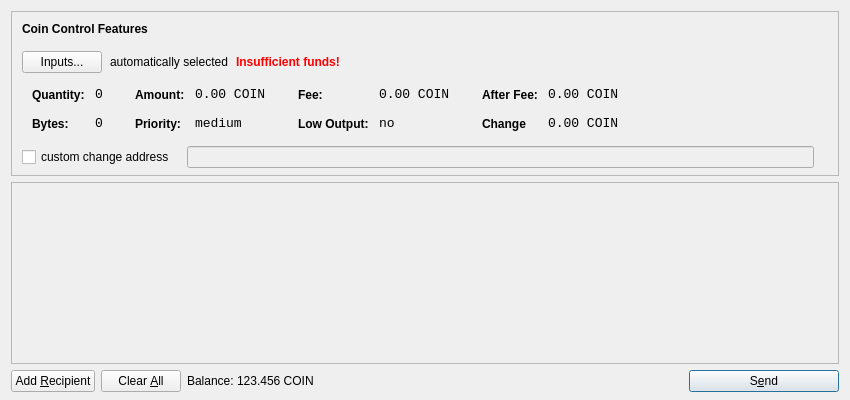
<?xml version="1.0" encoding="UTF-8"?>
<ui version="4.0">
 <class>SendCoinsDialog</class>
 <widget class="QDialog" name="SendCoinsDialog">
  <property name="geometry">
   <rect>
    <x>0</x>
    <y>0</y>
    <width>850</width>
    <height>400</height>
   </rect>
  </property>
  <property name="windowTitle">
   <string>Send Coins</string>
  </property>
  <layout class="QVBoxLayout" name="verticalLayout" stretch="0,1,0">
   <property name="bottomMargin">
    <number>8</number>
   </property>
   <item>
    <widget class="QFrame" name="frameCoinControl">
     <property name="sizePolicy">
      <sizepolicy hsizetype="Expanding" vsizetype="Expanding">
       <horstretch>0</horstretch>
       <verstretch>0</verstretch>
      </sizepolicy>
     </property>
     <property name="maximumSize">
      <size>
       <width>16777215</width>
       <height>16777215</height>
      </size>
     </property>
     <property name="frameShape">
      <enum>QFrame::StyledPanel</enum>
     </property>
     <property name="frameShadow">
      <enum>QFrame::Sunken</enum>
     </property>
     <layout class="QVBoxLayout" name="verticalLayoutCoinControl2">
      <property name="spacing">
       <number>-1</number>
      </property>
      <property name="leftMargin">
       <number>0</number>
      </property>
      <property name="topMargin">
       <number>0</number>
      </property>
      <property name="rightMargin">
       <number>0</number>
      </property>
      <property name="bottomMargin">
       <number>6</number>
      </property>
      <item>
       <layout class="QVBoxLayout" name="verticalLayoutCoinControl" stretch="0,0,0,0,1">
        <property name="spacing">
         <number>0</number>
        </property>
        <property name="leftMargin">
         <number>10</number>
        </property>
        <property name="topMargin">
         <number>10</number>
        </property>
        <item>
         <layout class="QHBoxLayout" name="horizontalLayoutCoinControl1">
          <property name="bottomMargin">
           <number>15</number>
          </property>
          <item>
           <widget class="QLabel" name="labelCoinControlFeatures">
            <property name="sizePolicy">
             <sizepolicy hsizetype="Preferred" vsizetype="Maximum">
              <horstretch>0</horstretch>
              <verstretch>0</verstretch>
             </sizepolicy>
            </property>
            <property name="font">
             <font>
              <weight>75</weight>
              <bold>true</bold>
             </font>
            </property>
            <property name="styleSheet">
             <string notr="true">font-weight:bold;</string>
            </property>
            <property name="text">
             <string>Coin Control Features</string>
            </property>
           </widget>
          </item>
         </layout>
        </item>
        <item>
         <layout class="QHBoxLayout" name="horizontalLayoutCoinControl2" stretch="0,0,0,0">
          <property name="spacing">
           <number>8</number>
          </property>
          <property name="bottomMargin">
           <number>10</number>
          </property>
          <item>
           <widget class="QPushButton" name="pushButtonCoinControl">
            <property name="styleSheet">
             <string notr="true"/>
            </property>
            <property name="text">
             <string>Inputs...</string>
            </property>
           </widget>
          </item>
          <item>
           <widget class="QLabel" name="labelCoinControlAutomaticallySelected">
            <property name="text">
             <string>automatically selected</string>
            </property>
            <property name="margin">
             <number>5</number>
            </property>
           </widget>
          </item>
          <item>
           <widget class="QLabel" name="labelCoinControlInsuffFunds">
            <property name="font">
             <font>
              <weight>75</weight>
              <bold>true</bold>
             </font>
            </property>
            <property name="styleSheet">
             <string notr="true">color:red;font-weight:bold;</string>
            </property>
            <property name="text">
             <string>Insufficient funds!</string>
            </property>
            <property name="margin">
             <number>5</number>
            </property>
           </widget>
          </item>
          <item>
           <spacer name="horizontalSpacerCoinControl">
            <property name="orientation">
             <enum>Qt::Horizontal</enum>
            </property>
            <property name="sizeHint" stdset="0">
             <size>
              <width>40</width>
              <height>1</height>
             </size>
            </property>
           </spacer>
          </item>
         </layout>
        </item>
        <item>
         <widget class="QWidget" name="widgetCoinControl" native="true">
          <property name="sizePolicy">
           <sizepolicy hsizetype="Preferred" vsizetype="Preferred">
            <horstretch>0</horstretch>
            <verstretch>0</verstretch>
           </sizepolicy>
          </property>
          <property name="minimumSize">
           <size>
            <width>0</width>
            <height>0</height>
           </size>
          </property>
          <property name="styleSheet">
           <string notr="true"/>
          </property>
          <layout class="QHBoxLayout" name="horizontalLayoutCoinControl5">
           <property name="margin">
            <number>0</number>
           </property>
           <item>
            <layout class="QHBoxLayout" name="horizontalLayoutCoinControl3" stretch="0,0,0,1">
             <property name="spacing">
              <number>20</number>
             </property>
             <property name="topMargin">
              <number>0</number>
             </property>
             <property name="bottomMargin">
              <number>10</number>
             </property>
             <item>
              <layout class="QFormLayout" name="formLayoutCoinControl1">
               <property name="horizontalSpacing">
                <number>10</number>
               </property>
               <property name="verticalSpacing">
                <number>14</number>
               </property>
               <property name="leftMargin">
                <number>10</number>
               </property>
               <property name="topMargin">
                <number>4</number>
               </property>
               <property name="rightMargin">
                <number>6</number>
               </property>
               <item row="0" column="0">
                <widget class="QLabel" name="labelCoinControlQuantityText">
                 <property name="styleSheet">
                  <string notr="true">font-weight:bold;</string>
                 </property>
                 <property name="text">
                  <string>Quantity:</string>
                 </property>
                 <property name="margin">
                  <number>0</number>
                 </property>
                </widget>
               </item>
               <item row="0" column="1">
                <widget class="QLabel" name="labelCoinControlQuantity">
                 <property name="font">
                  <font>
                   <family>Monospace</family>
                   <pointsize>10</pointsize>
                  </font>
                 </property>
                 <property name="cursor">
                  <cursorShape>IBeamCursor</cursorShape>
                 </property>
                 <property name="contextMenuPolicy">
                  <enum>Qt::ActionsContextMenu</enum>
                 </property>
                 <property name="text">
                  <string>0</string>
                 </property>
                 <property name="margin">
                  <number>0</number>
                 </property>
                 <property name="textInteractionFlags">
                  <set>Qt::LinksAccessibleByMouse|Qt::TextSelectableByKeyboard|Qt::TextSelectableByMouse</set>
                 </property>
                </widget>
               </item>
               <item row="1" column="0">
                <widget class="QLabel" name="labelCoinControlBytesText">
                 <property name="styleSheet">
                  <string notr="true">font-weight:bold;</string>
                 </property>
                 <property name="text">
                  <string>Bytes:</string>
                 </property>
                </widget>
               </item>
               <item row="1" column="1">
                <widget class="QLabel" name="labelCoinControlBytes">
                 <property name="font">
                  <font>
                   <family>Monospace</family>
                   <pointsize>10</pointsize>
                  </font>
                 </property>
                 <property name="cursor">
                  <cursorShape>IBeamCursor</cursorShape>
                 </property>
                 <property name="contextMenuPolicy">
                  <enum>Qt::ActionsContextMenu</enum>
                 </property>
                 <property name="text">
                  <string>0</string>
                 </property>
                 <property name="textInteractionFlags">
                  <set>Qt::LinksAccessibleByMouse|Qt::TextSelectableByKeyboard|Qt::TextSelectableByMouse</set>
                 </property>
                </widget>
               </item>
              </layout>
             </item>
             <item>
              <layout class="QFormLayout" name="formLayoutCoinControl2">
               <property name="horizontalSpacing">
                <number>10</number>
               </property>
               <property name="verticalSpacing">
                <number>14</number>
               </property>
               <property name="leftMargin">
                <number>6</number>
               </property>
               <property name="topMargin">
                <number>4</number>
               </property>
               <property name="rightMargin">
                <number>6</number>
               </property>
               <item row="0" column="0">
                <widget class="QLabel" name="labelCoinControlAmountText">
                 <property name="styleSheet">
                  <string notr="true">font-weight:bold;</string>
                 </property>
                 <property name="text">
                  <string>Amount:</string>
                 </property>
                 <property name="margin">
                  <number>0</number>
                 </property>
                </widget>
               </item>
               <item row="0" column="1">
                <widget class="QLabel" name="labelCoinControlAmount">
                 <property name="font">
                  <font>
                   <family>Monospace</family>
                   <pointsize>10</pointsize>
                  </font>
                 </property>
                 <property name="cursor">
                  <cursorShape>IBeamCursor</cursorShape>
                 </property>
                 <property name="contextMenuPolicy">
                  <enum>Qt::ActionsContextMenu</enum>
                 </property>
                 <property name="text">
                  <string>0.00 COIN</string>
                 </property>
                 <property name="textInteractionFlags">
                  <set>Qt::LinksAccessibleByMouse|Qt::TextSelectableByKeyboard|Qt::TextSelectableByMouse</set>
                 </property>
                </widget>
               </item>
               <item row="1" column="0">
                <widget class="QLabel" name="labelCoinControlPriorityText">
                 <property name="styleSheet">
                  <string notr="true">font-weight:bold;</string>
                 </property>
                 <property name="text">
                  <string>Priority:</string>
                 </property>
                </widget>
               </item>
               <item row="1" column="1">
                <widget class="QLabel" name="labelCoinControlPriority">
                 <property name="font">
                  <font>
                   <family>Monospace</family>
                   <pointsize>10</pointsize>
                  </font>
                 </property>
                 <property name="cursor">
                  <cursorShape>IBeamCursor</cursorShape>
                 </property>
                 <property name="contextMenuPolicy">
                  <enum>Qt::ActionsContextMenu</enum>
                 </property>
                 <property name="text">
                  <string>medium</string>
                 </property>
                 <property name="textInteractionFlags">
                  <set>Qt::LinksAccessibleByMouse|Qt::TextSelectableByKeyboard|Qt::TextSelectableByMouse</set>
                 </property>
                </widget>
               </item>
              </layout>
             </item>
             <item>
              <layout class="QFormLayout" name="formLayoutCoinControl3">
               <property name="horizontalSpacing">
                <number>10</number>
               </property>
               <property name="verticalSpacing">
                <number>14</number>
               </property>
               <property name="leftMargin">
                <number>6</number>
               </property>
               <property name="topMargin">
                <number>4</number>
               </property>
               <property name="rightMargin">
                <number>6</number>
               </property>
               <item row="0" column="0">
                <widget class="QLabel" name="labelCoinControlFeeText">
                 <property name="styleSheet">
                  <string notr="true">font-weight:bold;</string>
                 </property>
                 <property name="text">
                  <string>Fee:</string>
                 </property>
                 <property name="margin">
                  <number>0</number>
                 </property>
                </widget>
               </item>
               <item row="0" column="1">
                <widget class="QLabel" name="labelCoinControlFee">
                 <property name="font">
                  <font>
                   <family>Monospace</family>
                   <pointsize>10</pointsize>
                  </font>
                 </property>
                 <property name="cursor">
                  <cursorShape>IBeamCursor</cursorShape>
                 </property>
                 <property name="contextMenuPolicy">
                  <enum>Qt::ActionsContextMenu</enum>
                 </property>
                 <property name="text">
                  <string>0.00 COIN</string>
                 </property>
                 <property name="textInteractionFlags">
                  <set>Qt::LinksAccessibleByMouse|Qt::TextSelectableByKeyboard|Qt::TextSelectableByMouse</set>
                 </property>
                </widget>
               </item>
               <item row="1" column="0">
                <widget class="QLabel" name="labelCoinControlLowOutputText">
                 <property name="styleSheet">
                  <string notr="true">font-weight:bold;</string>
                 </property>
                 <property name="text">
                  <string>Low Output:</string>
                 </property>
                </widget>
               </item>
               <item row="1" column="1">
                <widget class="QLabel" name="labelCoinControlLowOutput">
                 <property name="font">
                  <font>
                   <family>Monospace</family>
                   <pointsize>10</pointsize>
                  </font>
                 </property>
                 <property name="cursor">
                  <cursorShape>IBeamCursor</cursorShape>
                 </property>
                 <property name="contextMenuPolicy">
                  <enum>Qt::ActionsContextMenu</enum>
                 </property>
                 <property name="text">
                  <string>no</string>
                 </property>
                 <property name="textInteractionFlags">
                  <set>Qt::LinksAccessibleByMouse|Qt::TextSelectableByKeyboard|Qt::TextSelectableByMouse</set>
                 </property>
                </widget>
               </item>
              </layout>
             </item>
             <item>
              <layout class="QFormLayout" name="formLayoutCoinControl4">
               <property name="horizontalSpacing">
                <number>10</number>
               </property>
               <property name="verticalSpacing">
                <number>14</number>
               </property>
               <property name="leftMargin">
                <number>6</number>
               </property>
               <property name="topMargin">
                <number>4</number>
               </property>
               <property name="rightMargin">
                <number>6</number>
               </property>
               <item row="0" column="0">
                <widget class="QLabel" name="labelCoinControlAfterFeeText">
                 <property name="styleSheet">
                  <string notr="true">font-weight:bold;</string>
                 </property>
                 <property name="text">
                  <string>After Fee:</string>
                 </property>
                 <property name="margin">
                  <number>0</number>
                 </property>
                </widget>
               </item>
               <item row="0" column="1">
                <widget class="QLabel" name="labelCoinControlAfterFee">
                 <property name="font">
                  <font>
                   <family>Monospace</family>
                   <pointsize>10</pointsize>
                  </font>
                 </property>
                 <property name="cursor">
                  <cursorShape>IBeamCursor</cursorShape>
                 </property>
                 <property name="contextMenuPolicy">
                  <enum>Qt::ActionsContextMenu</enum>
                 </property>
                 <property name="text">
                  <string>0.00 COIN</string>
                 </property>
                 <property name="textInteractionFlags">
                  <set>Qt::LinksAccessibleByMouse|Qt::TextSelectableByKeyboard|Qt::TextSelectableByMouse</set>
                 </property>
                </widget>
               </item>
               <item row="1" column="0">
                <widget class="QLabel" name="labelCoinControlChangeText">
                 <property name="styleSheet">
                  <string notr="true">font-weight:bold;</string>
                 </property>
                 <property name="text">
                  <string>Change</string>
                 </property>
                </widget>
               </item>
               <item row="1" column="1">
                <widget class="QLabel" name="labelCoinControlChange">
                 <property name="font">
                  <font>
                   <family>Monospace</family>
                   <pointsize>10</pointsize>
                  </font>
                 </property>
                 <property name="cursor">
                  <cursorShape>IBeamCursor</cursorShape>
                 </property>
                 <property name="contextMenuPolicy">
                  <enum>Qt::ActionsContextMenu</enum>
                 </property>
                 <property name="text">
                  <string>0.00 COIN</string>
                 </property>
                 <property name="textInteractionFlags">
                  <set>Qt::LinksAccessibleByMouse|Qt::TextSelectableByKeyboard|Qt::TextSelectableByMouse</set>
                 </property>
                </widget>
               </item>
              </layout>
             </item>
            </layout>
           </item>
          </layout>
         </widget>
        </item>
        <item>
         <layout class="QHBoxLayout" name="horizontalLayoutCoinControl4" stretch="0,0,0">
          <property name="spacing">
           <number>12</number>
          </property>
          <property name="sizeConstraint">
           <enum>QLayout::SetDefaultConstraint</enum>
          </property>
          <property name="topMargin">
           <number>5</number>
          </property>
          <property name="rightMargin">
           <number>5</number>
          </property>
          <item>
           <widget class="QCheckBox" name="checkBoxCoinControlChange">
            <property name="text">
             <string>custom change address</string>
            </property>
           </widget>
          </item>
          <item>
           <widget class="QLineEdit" name="lineEditCoinControlChange">
            <property name="enabled">
             <bool>false</bool>
            </property>
            <property name="sizePolicy">
             <sizepolicy hsizetype="Expanding" vsizetype="Fixed">
              <horstretch>0</horstretch>
              <verstretch>0</verstretch>
             </sizepolicy>
            </property>
           </widget>
          </item>
          <item>
           <widget class="QLabel" name="labelCoinControlChangeLabel">
            <property name="sizePolicy">
             <sizepolicy hsizetype="Preferred" vsizetype="Expanding">
              <horstretch>0</horstretch>
              <verstretch>0</verstretch>
             </sizepolicy>
            </property>
            <property name="minimumSize">
             <size>
              <width>0</width>
              <height>0</height>
             </size>
            </property>
            <property name="text">
             <string/>
            </property>
            <property name="margin">
             <number>3</number>
            </property>
           </widget>
          </item>
         </layout>
        </item>
        <item>
         <spacer name="verticalSpacerCoinControl">
          <property name="orientation">
           <enum>Qt::Vertical</enum>
          </property>
          <property name="sizeHint" stdset="0">
           <size>
            <width>800</width>
            <height>1</height>
           </size>
          </property>
         </spacer>
        </item>
       </layout>
      </item>
     </layout>
    </widget>
   </item>
   <item>
    <widget class="QScrollArea" name="scrollArea">
     <property name="widgetResizable">
      <bool>true</bool>
     </property>
     <widget class="QWidget" name="scrollAreaWidgetContents">
      <property name="geometry">
       <rect>
        <x>0</x>
        <y>0</y>
        <width>830</width>
        <height>165</height>
       </rect>
      </property>
      <layout class="QVBoxLayout" name="verticalLayout_2">
       <property name="margin">
        <number>0</number>
       </property>
       <item>
        <layout class="QVBoxLayout" name="entries">
         <property name="spacing">
          <number>6</number>
         </property>
        </layout>
       </item>
       <item>
        <spacer name="verticalSpacer">
         <property name="orientation">
          <enum>Qt::Vertical</enum>
         </property>
         <property name="sizeHint" stdset="0">
          <size>
           <width>20</width>
           <height>40</height>
          </size>
         </property>
        </spacer>
       </item>
      </layout>
     </widget>
    </widget>
   </item>
   <item>
    <layout class="QHBoxLayout" name="horizontalLayout">
     <item>
      <widget class="QPushButton" name="addButton">
       <property name="toolTip">
        <string>Send to multiple recipients at once</string>
       </property>
       <property name="text">
        <string>Add &amp;Recipient</string>
       </property>
       <property name="icon">
        <iconset resource="../bitcoin.qrc">
         <normaloff>:/icons/add</normaloff>:/icons/add</iconset>
       </property>
       <property name="autoDefault">
        <bool>false</bool>
       </property>
      </widget>
     </item>
     <item>
      <widget class="QPushButton" name="clearButton">
       <property name="sizePolicy">
        <sizepolicy hsizetype="Minimum" vsizetype="Fixed">
         <horstretch>0</horstretch>
         <verstretch>0</verstretch>
        </sizepolicy>
       </property>
       <property name="toolTip">
        <string>Remove all transaction fields</string>
       </property>
       <property name="text">
        <string>Clear &amp;All</string>
       </property>
       <property name="icon">
        <iconset resource="../bitcoin.qrc">
         <normaloff>:/icons/remove</normaloff>:/icons/remove</iconset>
       </property>
       <property name="autoRepeatDelay">
        <number>300</number>
       </property>
       <property name="autoDefault">
        <bool>false</bool>
       </property>
      </widget>
     </item>
     <item>
      <layout class="QHBoxLayout" name="horizontalLayout_2">
       <property name="spacing">
        <number>3</number>
       </property>
       <item>
        <widget class="QLabel" name="label">
         <property name="sizePolicy">
          <sizepolicy hsizetype="Preferred" vsizetype="Fixed">
           <horstretch>0</horstretch>
           <verstretch>0</verstretch>
          </sizepolicy>
         </property>
         <property name="text">
          <string>Balance:</string>
         </property>
        </widget>
       </item>
       <item>
        <widget class="QLabel" name="labelBalance">
         <property name="sizePolicy">
          <sizepolicy hsizetype="Preferred" vsizetype="Fixed">
           <horstretch>0</horstretch>
           <verstretch>0</verstretch>
          </sizepolicy>
         </property>
         <property name="cursor">
          <cursorShape>IBeamCursor</cursorShape>
         </property>
         <property name="text">
          <string>123.456 COIN</string>
         </property>
         <property name="textInteractionFlags">
          <set>Qt::LinksAccessibleByMouse|Qt::TextSelectableByKeyboard|Qt::TextSelectableByMouse</set>
         </property>
        </widget>
       </item>
      </layout>
     </item>
     <item>
      <spacer name="horizontalSpacer">
       <property name="orientation">
        <enum>Qt::Horizontal</enum>
       </property>
       <property name="sizeHint" stdset="0">
        <size>
         <width>40</width>
         <height>20</height>
        </size>
       </property>
      </spacer>
     </item>
     <item>
      <widget class="QPushButton" name="sendButton">
       <property name="minimumSize">
        <size>
         <width>150</width>
         <height>0</height>
        </size>
       </property>
       <property name="toolTip">
        <string>Confirm the send action</string>
       </property>
       <property name="text">
        <string>S&amp;end</string>
       </property>
       <property name="icon">
        <iconset resource="../bitcoin.qrc">
         <normaloff>:/icons/send</normaloff>:/icons/send</iconset>
       </property>
       <property name="default">
        <bool>true</bool>
       </property>
      </widget>
     </item>
    </layout>
   </item>
  </layout>
 </widget>
 <resources>
  <include location="../bitcoin.qrc"/>
 </resources>
 <connections/>
</ui>
